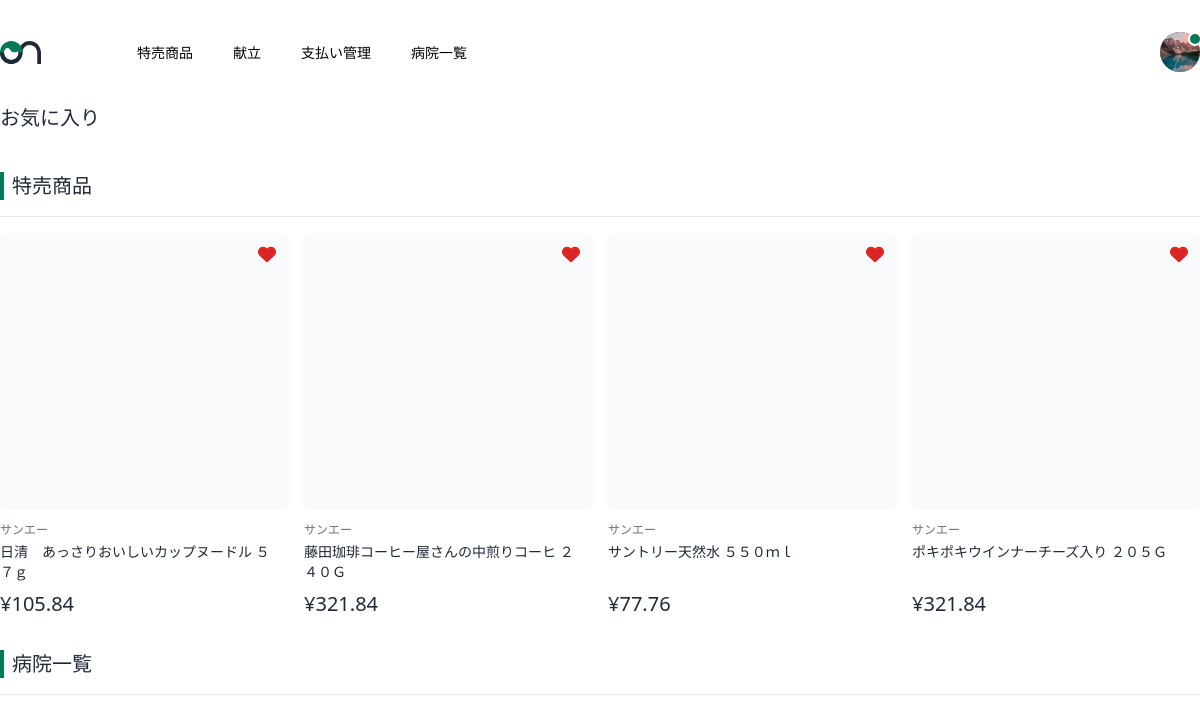
The page /accounts/favorite/ (signed in) on the database as committed earlier.
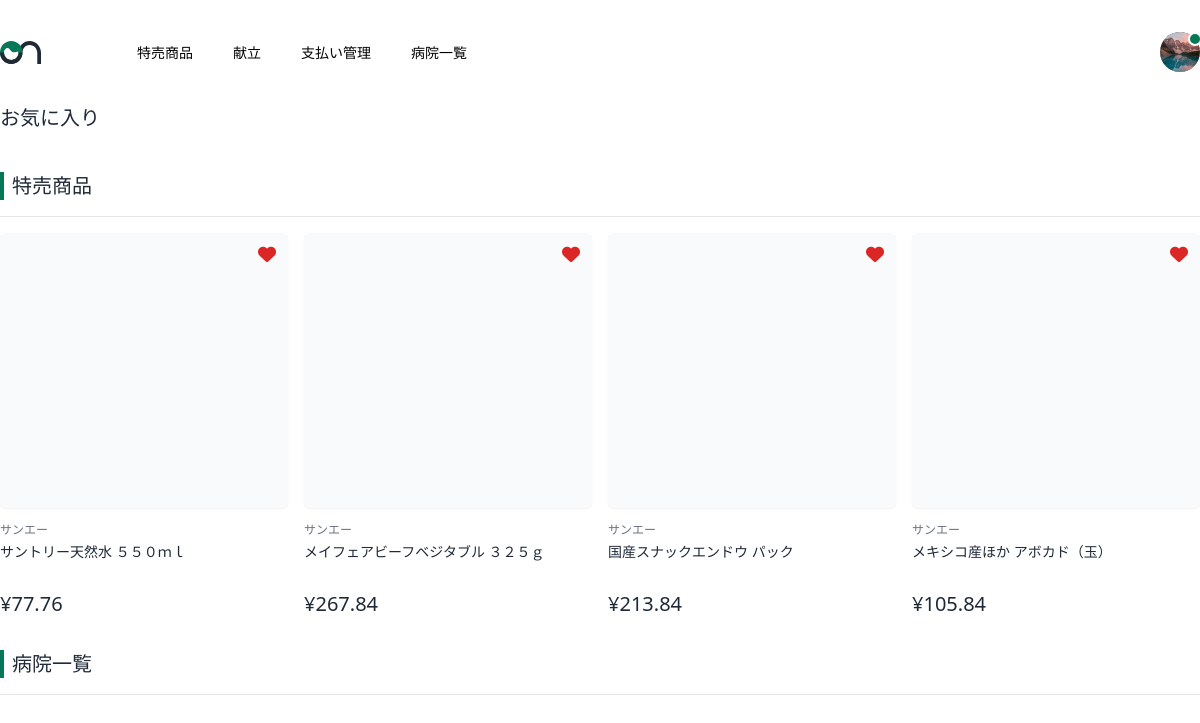
The same page on the database as committed later.
### sale/models.py (models this page shows, shortened)
class SaleItem(models.Model):
  id = models.IntegerField(('商品ID'), primary_key=True)
  name = models.CharField(('商品名'), max_length=255)
  price = models.FloatField(('税込価格'), max_length=255)
  url = models.CharField(('url'), max_length=255)
  date = models.DateField(('取得日'),auto_now_add=True)
  shop = models.CharField(('店舗名'), max_length=255)
  class Meta:
    verbose_name = ('item')
    verbose_name_plural = ('items')

### accounts/views.py (the view)
# urls.py: path('favorite/', views.FavoriteView.as_view(), name='account_favorite'),
class FavoriteView(LoginRequiredMixin,View):
  def get(self, request, *args, **kwargs):
    user_data = CustomUser.objects.get(id=request.user.id)
    item_data = SaleItem.objects.all()
    favorite_list = []
    shop = []
    for data in item_data:
      favorite = data.salefavorite_set.filter(user=request.user)
      if favorite.exists():
        favorite_list.append(data)
    params = {
      'user_data': user_data,
      'favorite_list': favorite_list
    }
    return render(request, 'accounts/favorite.html', params)

### app/templates/accounts/favorite.html (shortened to what this page needs)
{% extends "app/base.html" %}
{% block content %}
<div class="mb-10">
  <p class="text-xl">お気に入り</p>
</div>
<div>
  <div>
    <p class="pl-3 relative text-xl border-b pb-4 mb-4 before:absolute before:w-1 before:h-7 before:left-0 before:top-0 before:bg-emerald-700">特売商品</p>
    <div class="grid grid-cols-4 gap-y-7 gap-x-4 mb-8">
      {% for item_data in favorite_list %}
        {% if forloop.counter <= 4 %}
          <div>
            <div
              class="relative h-[275px] mb-3.5 bg-gray-50 rounded-md flex justify-center place-items-center shadow-sm"
            >
              <div>
                <form action="{% url 'sale_favorite' %}" method="post">
                  {% if favorite_list %}
                  <button class="absolute right-3 top-2" type="button" id="ajax_sale_favorite" name="{{ item_data.id }}">
                    <i class="fa-solid fa-heart text-red-600 text-lg"></i>
                  </button>
                  {% else %}
                  <button class="absolute right-3 top-2" type="button" id="ajax_sale_favorite" name="{{ item_data.id }}">
                    <i class="fa-regular fa-heart text-lg"></i>
                  </button>
                  {% endif %}
                </form>
              </div>
            </div>
            <div class="mb-1">
              <p class="text-xs text-gray-500">{{ item_data.shop }}</p>
            </div>
            <div class="mb-2">
              <p class="w-[275px] text-sm leading-5 overflow-hidden h-10">
                {{ item_data.name }}
              </p>
            </div>
            <div class="flex items-center">
              <div>
                <p class="text-xl">¥{{ item_data.price }}</p>
              </div>
            </div>
          </div>
        {% endif %}
      {% endfor %}
    </div>
  </div>
  <div>
    <p class="pl-3 relative text-xl border-b pb-4 mb-4 before:absolute before:w-1 before:h-7 before:left-0 before:top-0 before:bg-emerald-700">病院一覧</p>
  </div>
</div>
{% endblock %}

Rows that differ between the two databases and show on the page:
no longer on this page (row unchanged): SaleItem: shop "サンエー", name "日清 あっさりおいしいカップヌードル ５７ｇ", price "105.84"
no longer on this page (row unchanged): SaleItem: shop "サンエー", name "藤田珈琲コーヒー屋さんの中煎りコーヒ ２４０Ｇ", price "321.84"
no longer on this page (row unchanged): SaleItem: shop "サンエー", name "ポキポキウインナーチーズ入り ２０５Ｇ", price "321.84"
now on this page (row unchanged): SaleItem: shop "サンエー", name "メイフェアビーフベジタブル ３２５ｇ", price "267.84"
added SaleItem: shop "サンエー", name "国産スナックエンドウ パック", price "213.84"
added SaleItem: shop "サンエー", name "メキシコ産ほか アボカド（玉）", price "105.84"
